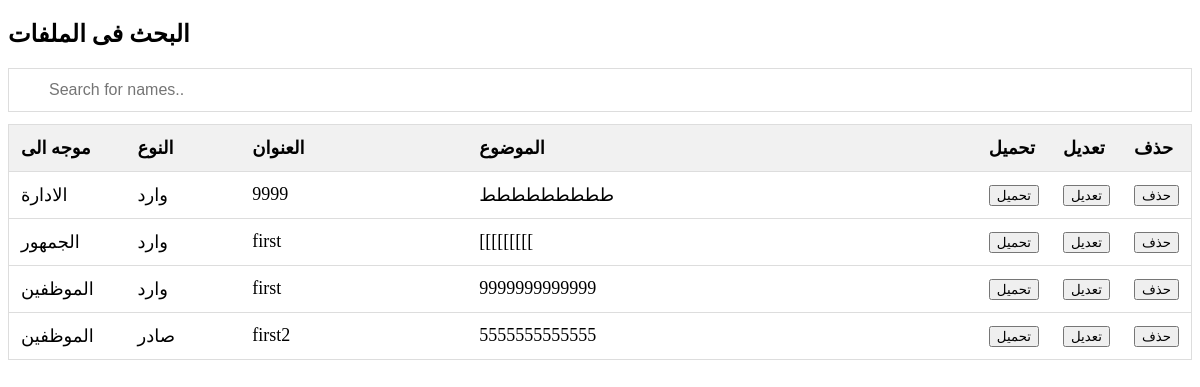
The page /ad/search.php on the database its author committed.
### tables this page shows
CREATE TABLE `wfile` (
  `wid` int(11) NOT NULL,
  `wtype` varchar(255) NOT NULL,
  `wuser` varchar(255) NOT NULL,
  `wtime` date NOT NULL,
  `wtitle` varchar(255) NOT NULL,
  `wsubject` varchar(255) NOT NULL,
  `wattachment` varchar(255) NOT NULL,
  `wto` varchar(255) NOT NULL
);

### ad/search.php (the view, shortened to what this page needs)
<!DOCTYPE html>
<html>
<head>
</head>
<body>
<h2>البحث فى الملفات  </h2>
<input type="text" id="myInput" onkeyup="myFunction()" placeholder="Search for names.." title="Type in a name">
<table id="myTable">
  <tr class="header">
    <th style="width:10%;">موجه الى</th>
    <th style="width:10%;">النوع</th>
    <th style="width:20%;"> العنوان</th>
    <th style="width:45%;">الموضوع</th>
    <th style="width:5%;"> تحميل</th>
    <th style="width:5%;">تعديل</th>
    <th style="width:5%;">حذف</th>
  </tr>
  <?php
  include ('../connect.php');
  $sql="SELECT * FROM wfile ";
    $result=$conn->query($sql);
    while($row = $result->fetch_assoc()){
        ?>
  <tr>
    <td><?php echo $row['wto'] ?></td>
    <td><?php echo $row['wtype'] ?></td>
    <td><?php echo $row['wtitle'] ?></td>
    <td><?php echo $row['wsubject'] ?></td>
    <td><a href="file/<?php echo $row['wattachment'] ?>"download><button>تحميل</button></a></td>
    <td><a href="fileupdate.php?n1=<?php echo $row['wid'] ?>"><button>تعديل</button></a></td>
    <td><a href="fun/deletefile.php?n1=<?php echo $row['wid'] ?>&n2=<?php echo $row['wattachment'] ?>"><button>حذف</button></a></td>
  </tr>
  <?php  }?>
</table>
</body>
</html>

### ad/search.php (style rules this page uses)
* { box-sizing: border-box; }
#myInput { background-image: url('/css/searchicon.png'); background-position: 10px 10px; background-repeat: no-repeat; width: 100%; font-size: 16px; padding: 12px 20px 12px 40px; border: 1px solid #ddd; margin-bottom: 12px; }
#myTable { border-collapse: collapse; width: 100%; border: 1px solid #ddd; font-size: 18px; }
#myTable th, #myTable td { text-align: left; padding: 12px; }
#myTable tr { border-bottom: 1px solid #ddd; }
#myTable tr.header, #myTable tr:hover { background-color: #f1f1f1; }

### rows shown on the page
wfile: wto "الادارة", wtype "وارد", wtitle "9999", wsubject "ططططططططط"
wfile: wto "الجمهور", wtype "وارد", wtitle "first", wsubject "[[[[[[[[["
wfile: wto "الموظفين", wtype "وارد", wtitle "first", wsubject "9999999999999"
wfile: wto "الموظفين", wtype "صادر", wtitle "first2", wsubject "5555555555555"
